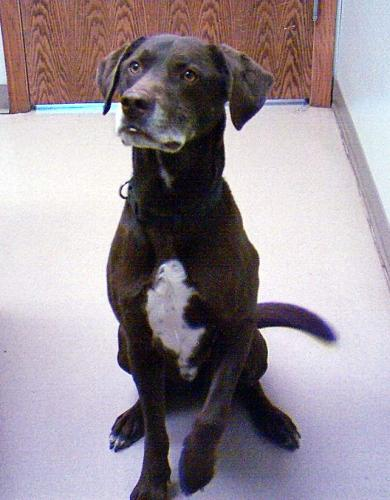
#> input picture LoadOwnData/PetImages/Dog/1021.jpg, 390 x 500 px
$ python main.py
#> lines starting #> are read from the running program, lines starting #| are printed output that depends on the picture
# This file shows how to create a DATASET
import numpy as np
import matplotlib.pyplot as plt
import os
import cv2
import random
from tqdm import tqdm
import pickle

DATADIR = "./PetImages"
CATEGORIES = ["Dog", "Cat"]
IMG_SIZE = 50
# [11 lines of commented-out code are left out]

training_data = []


# NOTE: we want to do is make sure our data is balanced. If you do not balance, the model will initially learn that
# the best thing to do is predict only one class, whichever is the most common. Then, it will often get stuck here.
def create_training_data():

    for category in CATEGORIES:
        path = os.path.join(DATADIR, category)
        class_num = CATEGORIES.index(category)
        for img in tqdm(os.listdir(path)):
            try:
                # For just cats and dogs we do not need to colour
                img_array = cv2.imread(os.path.join(path, img), cv2.IMREAD_GRAYSCALE)
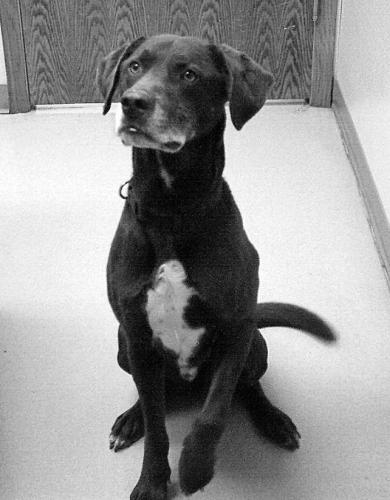
#> img_array: shape (500, 390); min 0, max 255, mean 147.7
                new_array = cv2.resize(img_array, (IMG_SIZE, IMG_SIZE))
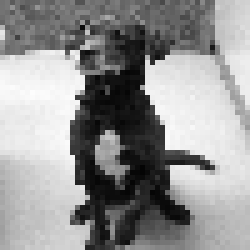
#> new_array: shape (50, 50) (shown 5 times larger); min 4, max 253, mean 147.5
                training_data.append([new_array, class_num])
            except Exception as e:
                pass
#> pass 2 of the loop in create_training_data, `for category in CATEGORIES:`:
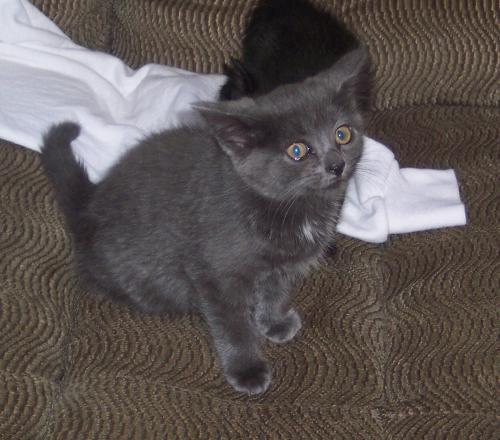
#> input picture LoadOwnData/PetImages/Cat/10241.jpg, 500 x 440 px
#> img_array: shape (440, 500)
#> in create_training_data, `new_array = cv2.resize(img_array, (IMG_SIZE, IMG_SIZE))`:
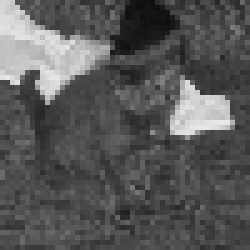
#> new_array: shape (50, 50) (shown 5 times larger); min 14, max 232, mean 87.9


create_training_data()
print(len(training_data))
#| 2


random.shuffle(training_data)

for sample in training_data[:10]:
    print(sample[1])
#> this loop made 2 passes
#| 0
#| 1

# feature set
X = []

# labels
y = []

for features, label in training_data:
    X.append(features)
    y.append(label)
#> this loop made 2 passes
#> label on passes 1 to 2: 0, 1
#> after the loop, X = 2 items; y = [0, 1]

# features can't be passed as lists, convert to numpy array, ALWAYS DO THIS
X = np.array(X).reshape(-1,  # any number of features
                        IMG_SIZE, IMG_SIZE,  # shape of data
                        1  # greyscale, CHANGE TO 3 FOR RGB
                        )

# Save the dataset for later, save to .pickle file
pickle_out = open("X.pickle", "wb")
pickle.dump(X, pickle_out)
pickle_out.close()

pickle_out = open("y.pickle", "wb")
pickle.dump(y, pickle_out)
pickle_out.close()

# Open dataset
pickle_in = open("X.pickle", "rb")
X = pickle.load(pickle_in)

print(X[1])
